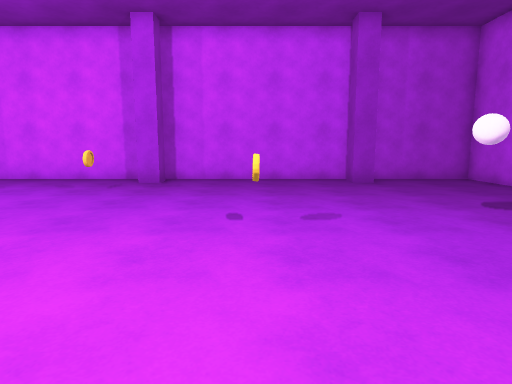
[1] (above)

16 first-person views from a walk through a 3-D level made in the Unity game engine. The camera is 1.4 m above the floor, tilts 8° down and sees 75° across. The floor is counted in squares, 1 m on a side. Each view is taken from the middle of a square. On the plan, view 1 faces up. The plan holds only what a view shows up to about 15 squares ahead; the rest is blank. The player is left out.

[2]
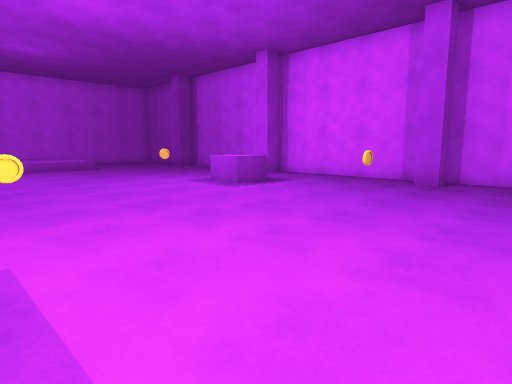

[3]
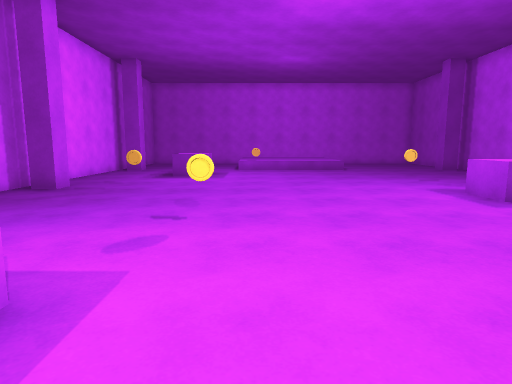

[4]
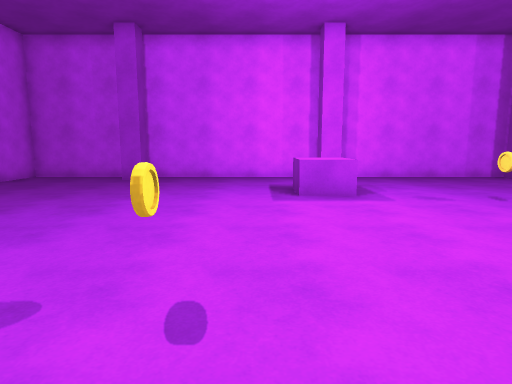

[5]
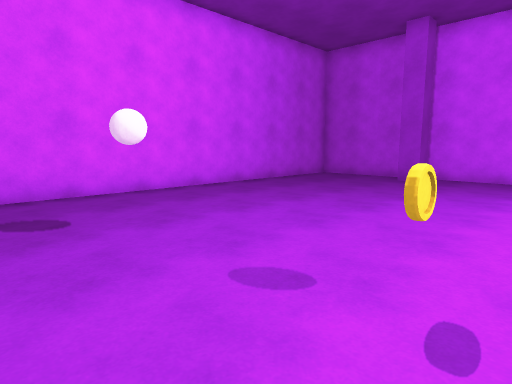

[6]
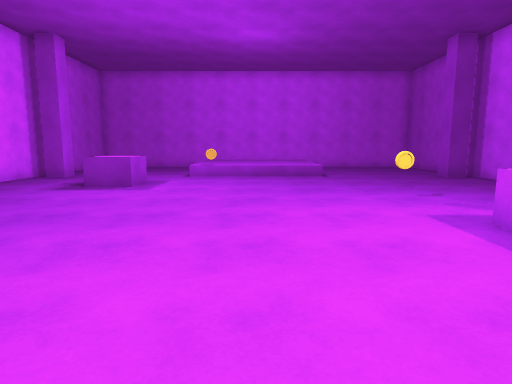

[7]
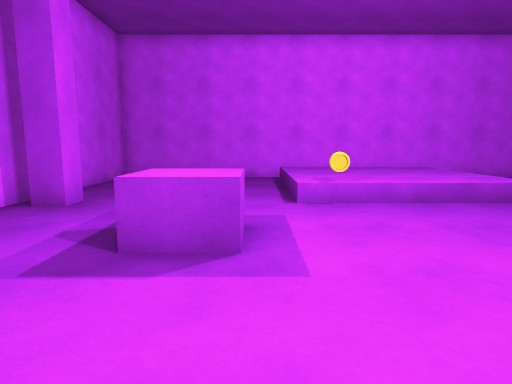

[8]
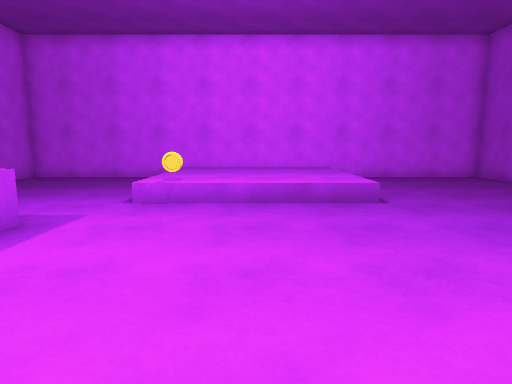

[9]
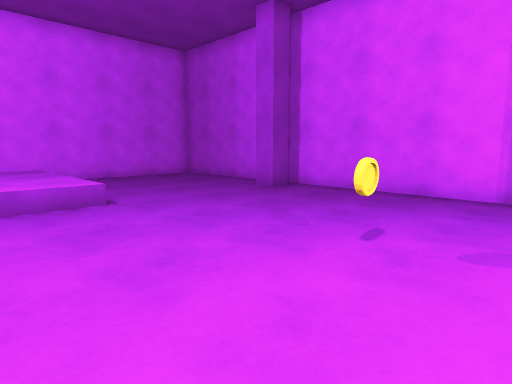

[10]
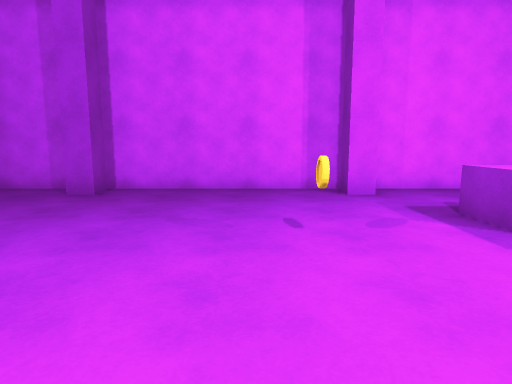

[11]
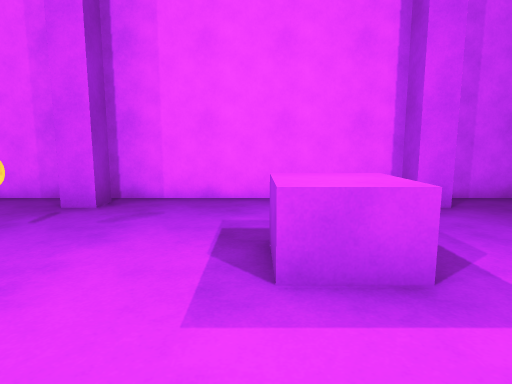

[12]
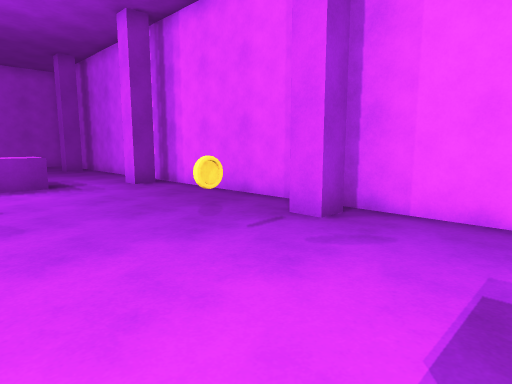

[13]
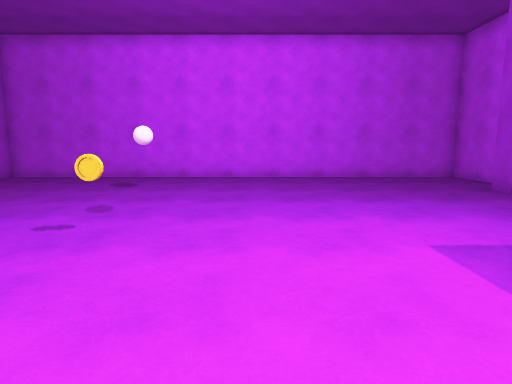

[14]
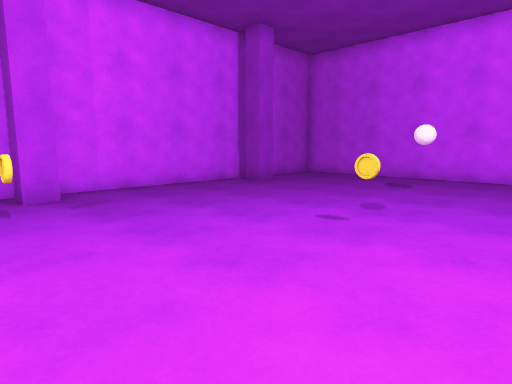

[15]
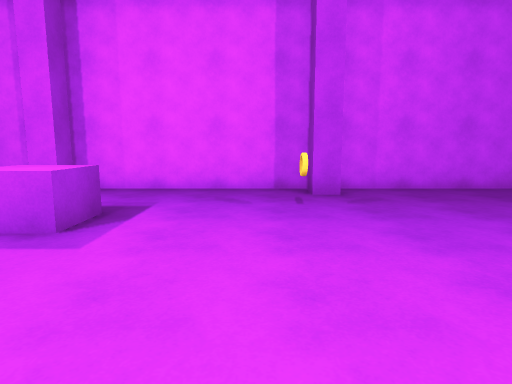

[16]
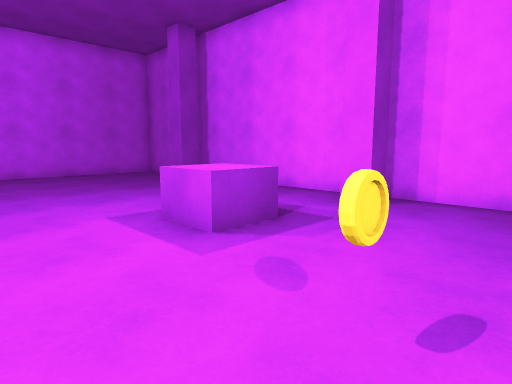

### Floor plan
Key: @ floor where view 1 was taken; # wall or solid block; . main floor; : floor 0.5 m higher than the main floor; / step, stairs or slope; O other object.
Columns run from 27 left of view 1 to 9 right of it. Each row starts with its distance up from view 1.
 14 #####################################
 13 #......#.......#.......#.......#....#
 12 #...................................#
 11 #...................................#
 10 #................O....O.............#
  9 #...............OOO.................#
  8 #   .........O...O..................#
  7 #///////.......................O....#
  6 #/:::::/...................O...OO...#
  5 #/:::::/............................#
  4 #/:::::/............................#
  3 #/:::::/............................#
  2 #/:::::O............................#
  1 #///////............O...............#
  0 #.........O.............O..@........#
 -1 #........OOO...........OOO..........#
 -2 #.........O....O........O...........#
 -3 #...................................#
 -4 #...................................#
 -5 #......#.......#.......#.......#....#
 -6 #####################################

Positions as (right, up) in squares from view 1, and headings:
1: (0, 0), facing up
2: (0, 0), facing up-left
3: (-1, 2), facing left
4: (-1, 9), facing down
5: (-1, 9), facing down-right
6: (-5, 4), facing left
7: (-12, 0), facing left
8: (-12, 4), facing left
9: (-12, 4), facing up-left
10: (-15, 3), facing up
11: (-16, 3), facing down
12: (-16, 1), facing down-right
13: (-6, 3), facing right
14: (-6, 3), facing up-right
15: (-6, 3), facing up
16: (-8, 3), facing down-right
